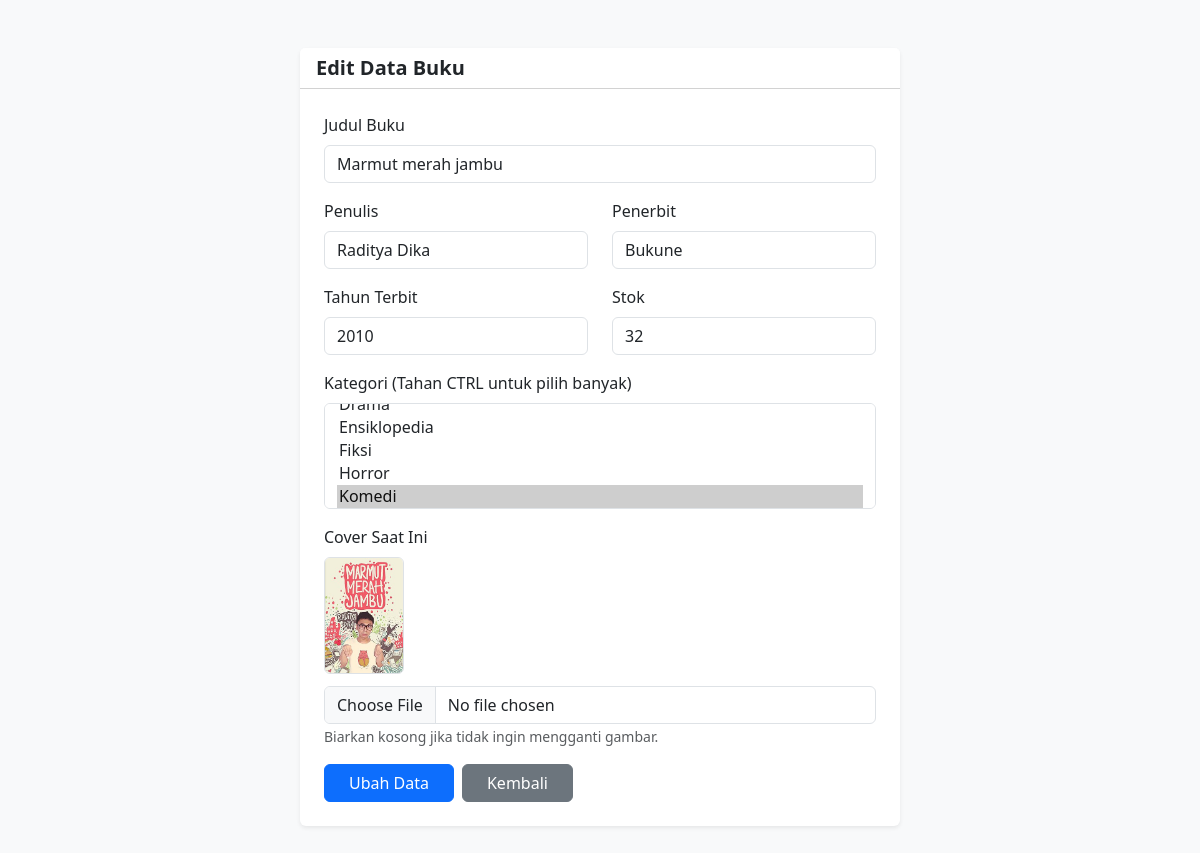
The page /edit_buku.php?id=10013 (signed in) on the database its author committed.
### tables this page shows
CREATE TABLE `buku` (
  `id_buku` int(11) NOT NULL,
  `judul` varchar(200) NOT NULL,
  `id_kategori` varchar(255) DEFAULT NULL,
  `tanggal_input` datetime DEFAULT current_timestamp(),
  `penulis` varchar(100) DEFAULT NULL,
  `penerbit` varchar(100) DEFAULT NULL,
  `gambar` varchar(255) DEFAULT NULL,
  `tahun_terbit` int(11) DEFAULT NULL,
  `stok` int(11) DEFAULT NULL
);

### edit_buku.php (the view, shortened to what this page needs)
<?php
include 'koneksi.php';
$id = $_GET['id'];
$query = mysqli_query($koneksi, "SELECT * FROM buku WHERE id_buku = '$id'");
$data  = mysqli_fetch_array($query);
$kategori_terpilih = explode(',', $data['id_kategori']);
?>
<!DOCTYPE html>
<html>
<head>
    <link href="https://cdn.jsdelivr.net/npm/bootstrap@5.3.0/dist/css/bootstrap.min.css" rel="stylesheet">
</head>
<body class="bg-light">
<div class="container mt-5 mb-5">
    <div class="card shadow-sm" style="max-width: 600px; margin: auto;">
        <div class="card-header bg-white"><h5 class="mb-0 fw-bold">Edit Data Buku</h5></div>
        <div class="card-body p-4">
            <form method="POST" enctype="multipart/form-data">
                <div class="mb-3">
                    <label class="form-label">Judul Buku</label>
                    <input type="text" name="judul" class="form-control" value="<?= $data['judul']; ?>" required>
                </div>
                <div class="row">
                    <div class="col-md-6 mb-3">
                        <label class="form-label">Penulis</label>
                        <input type="text" name="penulis" class="form-control" value="<?= $data['penulis']; ?>" required>
                    </div>
                    <div class="col-md-6 mb-3">
                        <label class="form-label">Penerbit</label>
                        <input type="text" name="penerbit" class="form-control" value="<?= $data['penerbit']; ?>" required>
                    </div>
                </div>
                <div class="row">
                    <div class="col-md-6 mb-3">
                        <label class="form-label">Tahun Terbit</label>
                        <input type="number" name="tahun_terbit" class="form-control" value="<?= $data['tahun_terbit']; ?>" required>
                    </div>
                    <div class="col-md-6 mb-3">
                        <label class="form-label">Stok</label>
                        <input type="number" name="stok" class="form-control" value="<?= $data['stok']; ?>" required>
                    </div>
                </div>
                <div class="mb-3">
                    <label class="form-label">Kategori (Tahan CTRL untuk pilih banyak)</label>
                    <select name="id_kategori[]" class="form-select" multiple size="4" required>
                        <?php
                        $sql_kat = mysqli_query($koneksi, "SELECT * FROM kategori ORDER BY nama_kategori ASC");
                        while($k = mysqli_fetch_array($sql_kat)):
                            $selected = in_array($k['id_kategori'], $kategori_terpilih) ? "selected" : "";
                        ?>
                            <option value="<?= $k['id_kategori']; ?>" <?= $selected; ?>><?= $k['nama_kategori']; ?></option>
                        <?php endwhile; ?>
                    </select>
                </div>
                <div class="mb-3">
                    <label class="d-block form-label">Cover Saat Ini</label>
                    <?php if($data['gambar'] != ""): ?>
                        <img src="img/<?= $data['gambar']; ?>" width="80" class="mb-2 rounded border">
                    <?php endif; ?>
                    <input type="file" name="gambar" class="form-control mt-1">
                    <small class="text-muted">Biarkan kosong jika tidak ingin mengganti gambar.</small>
                </div>
                <div class="d-flex gap-2">
                    <button type="submit" name="update" class="btn btn-primary px-4">Ubah Data</button>
                    <a href="buku.php" class="btn btn-secondary px-4">Kembali</a>
                </div>
            </form>
        </div>
    </div>
</div>
</body>
</html>

### edit_buku.php (style rules this page uses)
body { background-color: #f8f9fa; }
.card { border: none; box-shadow: 0 4px 6px rgba(0,0,0,0.1); }

### rows shown on the page
buku: judul "Marmut merah jambu", penulis "Raditya Dika", penerbit "Bukune", tahun_terbit "2010", stok "32", gambar (picture)

### other values the page prints
form field value "Ensiklopedia / Fiksi / Horror / Komedi ☑"
